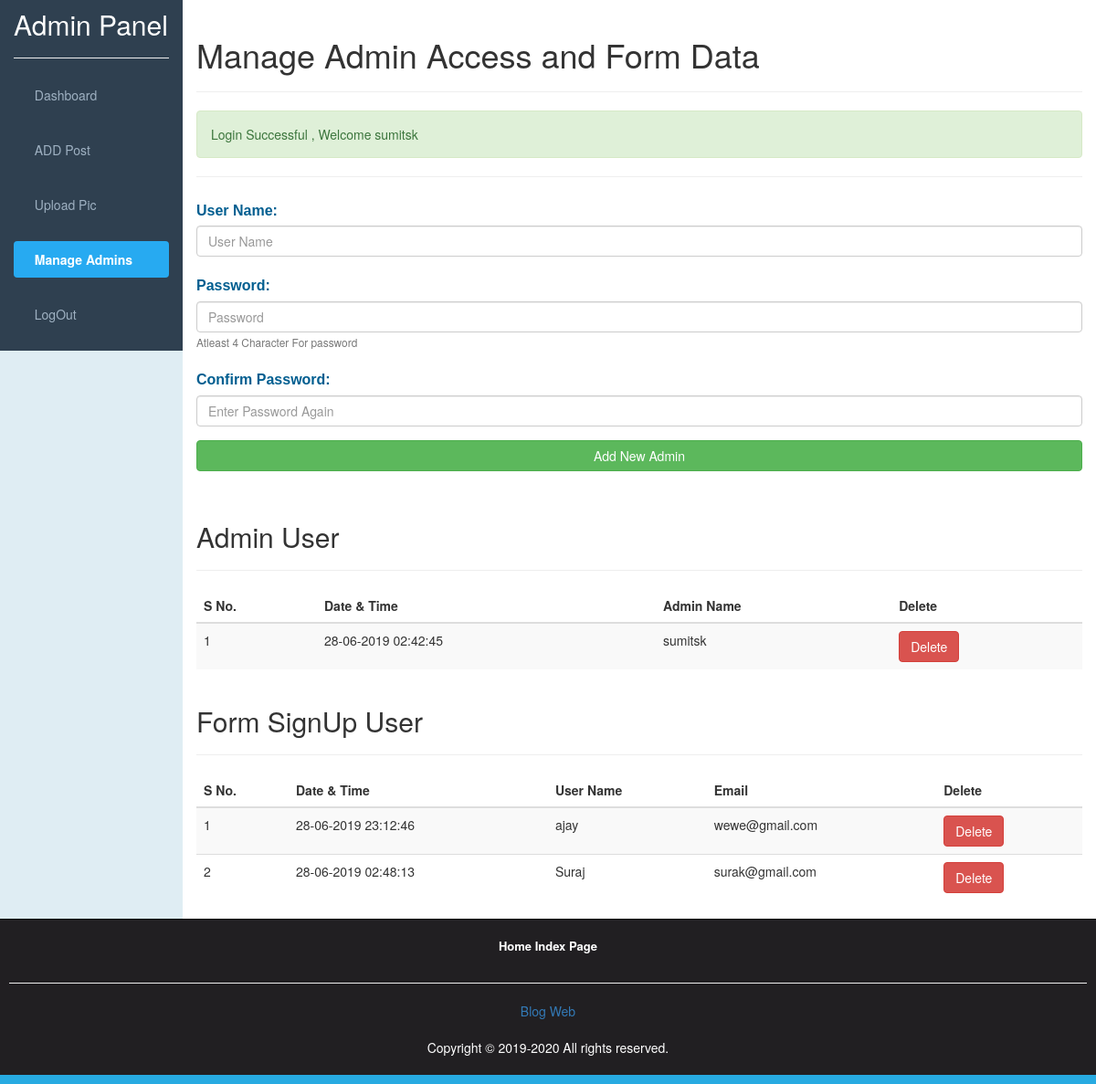
Page /manage_admin_users.php (signed in) on the committed database.
### tables this page shows
CREATE TABLE `formdata` (
  `id` int(10) NOT NULL,
  `datetime` varchar(100) NOT NULL,
  `name` varchar(100) NOT NULL,
  `email` varchar(200) NOT NULL,
  `password` varchar(100) NOT NULL
);

### manage_admin_users.php (the view, shortened to what this page needs)
<?php require_once('include/sessions.php') ?>
	<?php include("include/admintop.php"); ?>
	<div class="container-fluid">
		<div class="row">
			<div class="col-sm-2 adminside">
				<h2 style="color: white; margin-top: 10px;">Admin Panel</h2><hr>
				<ul id="sidemenu" class="nav nav-pills nav-stacked">
					<li ><a href="admin_dashboard.php">&nbsp;&nbsp;Dashboard
					</a></li>
					<li ><a href="addlearnmore.php">&nbsp;&nbsp;ADD Post</a></li>
					<li><a href="uploadpic.php">&nbsp;&nbsp;Upload Pic</a></li>
					<li class="active"><a href="manage_admin_users.php">&nbsp;&nbsp;Manage Admins</a></li>
					<li><a href="Logout.php">&nbsp;&nbsp;LogOut</a></li>
				</ul>
			</div>
			<div class="col-sm-10 adminmiddle">
				<br>
				<h1>Manage Admin Access and Form Data</h1><hr>
				<div><?php echo Message(); echo SuccessMessage();?></div><hr>
				<form action="manage_admin_users.php" method="post">
						<div class='form-group'>
							<label for='username' ><span class="catName">User Name:</span></label>
							<input class="form-control" type="text" name="UserName" id='username' placeholder="User Name"><span></span>
						</div>
						<div class='form-group'>
							<label for='password' ><span class="catName">Password:</span></label>
							<input class="form-control" type="password" name="Password" id='password' placeholder="Password">
							<small class="form-text text-muted">Atleast 4 Character For password</small><span></span>
						</div>
						<div class='form-group'>
							<label for='confirmpassword' ><span class="catName">Confirm Password:</span></label>
							<input class="form-control" type="password" name="ConfirmPassword" id='confirmpassword' placeholder="Enter Password Again"><span></span>
						</div>
						<div class='form-group'>
							<input class="btn btn-success btn-block" type="submit" name="Submit" value="Add New Admin" formaction="">
							<br>
						</div>
				</form>
<div class="table-responsive">
	<table class="table table-striped table-hover">
		<h2>Admin User</h2><hr>
			<thead>
				<tr>
					<th >S No.</th>
					<th>Date & Time</th>
					<th>Admin Name</th>
					<th>Delete</th>
				</tr>
			</thead>
			<tbody>
			<?php
			global $Connection;
			$ViewQueryAdmin="SELECT * FROM adminuser ORDER BY id Desc";
			$SrNo=0;
			$ExecuteQueryAdmin=mysqli_query($Connection,$ViewQueryAdmin);
			while($DataRows=mysqli_fetch_array($ExecuteQueryAdmin)){
				$AdminId=$DataRows['id'];
				$Date_Time_Admin=$DataRows['datetime'];
				$UserNameAdmin=$DataRows['username'];
				$SrNo++;
			 ?>
				<tr>
					<td><?php echo $SrNo; ?></td>
					<td><?php echo $Date_Time_Admin; ?></td>
					<td><?php echo $UserNameAdmin; ?></td>
					<td><a href="Delete.php?DeleteAdmin=<?php echo $AdminId; ?>"><button class="btn btn-danger">Delete</button></a></td>
				</tr>
			<?php } ?>
			</tbody>
		</table>
	</div>
	<div class="table-responsive">
	<table class="table table-striped table-hover">
		<h2>Form SignUp User</h2><hr>
			<thead>
				<tr>
					<th >S No.</th>
					<th>Date & Time</th>
					<th>User Name</th>
					<th>Email</th>
					<th>Delete</th>
				</tr>
			</thead>
			<tbody>
			<?php
			global $Connection;
			$ViewQueryAdmin="SELECT * FROM formdata ORDER BY datetime Desc";
			$SrNo=0;
			$ExecuteQueryAdmin=mysqli_query($Connection,$ViewQueryAdmin);
			while($DataRows=mysqli_fetch_array($ExecuteQueryAdmin)){
				$UserId=$DataRows['id'];
				$Date_Time_Admin=$DataRows['datetime'];
				$UserNameAdmin=$DataRows['name'];
				$Email=$DataRows['email'];
				$SrNo++;
			 ?>
				<tr>
					<td><?php echo $SrNo; ?></td>
					<td><?php echo $Date_Time_Admin; ?></td>
					<td><?php echo $UserNameAdmin; ?></td>
					<td><?php echo $Email; ?></td>
					<td><a href="Delete.php?DeleteUser=<?php echo $UserId; ?>"><button class="btn btn-danger">Delete</button></a></td>
				</tr>
			<?php } ?>
			</tbody>
		</table>
	</div>
			</div>
		</div>
	</div>
	<div id="footer">
		<ul class="nav">
				<li><a href="index.php" target="_blank"><span class="">Home Index Page</span></a></li>
			</ul>
			<hr>
		<a href="https://www.mycode.tk/" target="_blank">Blog Web</a><br><br>
		<p >Copyright &copy; 2019-2020 All rights reserved.</p>
	</div>
	<div style="height: 10px; background-color: #27aae1;"></div>
</body>
</html>

### css/adminstyle.css (style rules this page uses)
* { margin: 0px; padding: 0px; }
body { background-color: #2f4050; }
body { background-color:#dfedf3; height: 100%; background-attachment: fixed; background-position: center; background-repeat: no-repeat; }
.adminside { background-color:#2f4050; }
#sidemenu a { color: #9fb1c2; margin-bottom: 20px; }
#sidemenu .active a { color: #ffffff; background-color: #27aaf1; font-weight: bold; }
.adminmiddle { background-color: white; }
#footer { padding: 10px; border-top: 1px solid black; color: white; background-color: #211f22; text-align: center; bottom: 0; }
#footer li a { color: white; text-decoration: none; cursor: pointer; font-weight: bold; font-size: 13px; }
#footer ul li { display: inline-block; }
form { background-color: transparent; box-sizing:border-box; }
.form-group label { font-size: 20px; }
.catName { font-family: arial ,verdana ,sans-serif; font-size: 1.6rem; color: #005e90; font-weight: bold; }

### rows in the picture
formdata: datetime "28-06-2019 23:12:46", name "ajay", email "wewe@gmail.com"
formdata: datetime "28-06-2019 02:48:13", name "Suraj", email "surak@gmail.com"

### other values in the picture
SuccessMessage() "Login Successful , Welcome sumitsk"
$Date_Time_Admin "28-06-2019 02:42:45"
$UserNameAdmin "sumitsk"
